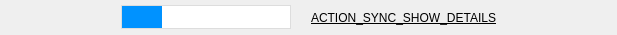
<?xml version="1.0" encoding="UTF-8"?>
<ui version="4.0">
 <class>SyncStatusWidget</class>
 <widget class="QWidget" name="SyncStatusWidget">
  <property name="geometry">
   <rect>
    <x>0</x>
    <y>0</y>
    <width>617</width>
    <height>35</height>
   </rect>
  </property>
  <property name="windowTitle">
   <string>Form</string>
  </property>
  <layout class="QHBoxLayout" name="horizontalLayout">
   <property name="spacing">
    <number>20</number>
   </property>
   <property name="leftMargin">
    <number>0</number>
   </property>
   <property name="topMargin">
    <number>5</number>
   </property>
   <property name="rightMargin">
    <number>0</number>
   </property>
   <property name="bottomMargin">
    <number>5</number>
   </property>
   <item>
    <spacer name="horizontalSpacer">
     <property name="orientation">
      <enum>Qt::Horizontal</enum>
     </property>
     <property name="sizeHint" stdset="0">
      <size>
       <width>40</width>
       <height>20</height>
      </size>
     </property>
    </spacer>
   </item>
   <item>
    <widget class="QProgressBar" name="progress">
     <property name="styleSheet">
      <string notr="true">QProgressBar {
    text-align: center;
    color: #333333;
	background-color: #FFFFFF;
	border: 1px solid #DDDDDD;
	border-radius: 0;
}

QProgressBar::chunk {
    background-color: #0092FF;
    width: 20px;
}</string>
     </property>
     <property name="value">
      <number>24</number>
     </property>
     <property name="alignment">
      <set>Qt::AlignCenter</set>
     </property>
     <property name="format">
      <string/>
     </property>
    </widget>
   </item>
   <item>
    <widget class="ClickableLabel" name="label">
     <property name="font">
      <font>
       <underline>true</underline>
      </font>
     </property>
     <property name="cursor">
      <cursorShape>PointingHandCursor</cursorShape>
     </property>
     <property name="text">
      <string>ACTION_SYNC_SHOW_DETAILS</string>
     </property>
    </widget>
   </item>
   <item>
    <spacer name="horizontalSpacer_2">
     <property name="orientation">
      <enum>Qt::Horizontal</enum>
     </property>
     <property name="sizeHint" stdset="0">
      <size>
       <width>40</width>
       <height>20</height>
      </size>
     </property>
    </spacer>
   </item>
  </layout>
 </widget>
 <customwidgets>
  <customwidget>
   <class>ClickableLabel</class>
   <extends>QLabel</extends>
   <header>parsec.core.gui.custom_widgets</header>
  </customwidget>
 </customwidgets>
 <resources/>
 <connections/>
</ui>
